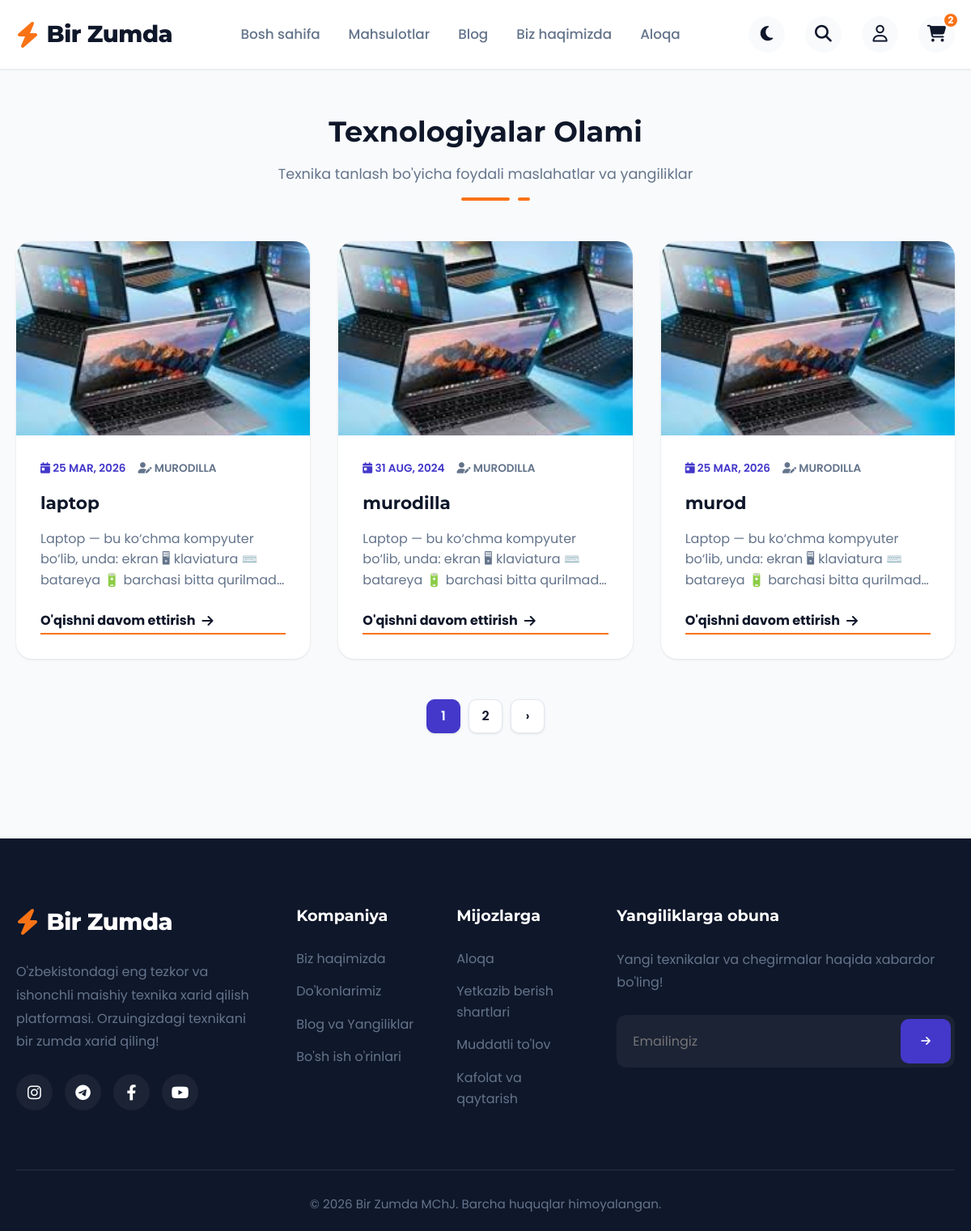
Screenshot of /blog.html with the database file from the repository.
### app/models.py (models this page shows, shortened)
class Portfolio(models.Model):
    img = models.ImageField()
    title = models.CharField()
    description = models.TextField(null=True, blank=True)
    created_at = models.DateField()
    author = models.CharField()

### app/views.py (the view)
# urls.py: path('blog.html', BlogListView.as_view(), name='blog'),
class BlogListView(ListView):
    model = Portfolio
    paginate_by = 3
    template_name = 'blog.html'
    context_object_name = 'portfolio'

### app/templates/blog.html (shortened to what this page needs)
{% extends 'base.html' %}
{% block content %}
<main class="page-section">
    <div class="container">
        <div class="section-title">
            <h1>Texnologiyalar Olami</h1>
            <p>Texnika tanlash bo'yicha foydali maslahatlar va yangiliklar</p>
            <div class="line"></div>
        </div>
        <div class="blog-grid">
            {% for portfolio in portfolio %}
            <article class="blog-card">
                <a href="{% url 'blog-detail' portfolio.id %}" class="blog-img">
                    <img src="{{ portfolio.img.url }}" alt="{{ portfolio.title }}">
                </a>
                <div class="blog-content">
                    <div class="blog-meta">
                        <span>
                            <i class="fa-solid fa-calendar-day"></i>
                            {{ portfolio.created_at|date:"d M, Y" }}
                        </span>
                        <span style="color:var(--text-gray)">
                            <i class="fa-solid fa-user-edit"></i>
                            {{ portfolio.author }}
                        </span>
                    </div>
                    <h3 class="blog-title">
                        <a href="{% url 'blog-detail' portfolio.id %}">
                            {{ portfolio.title }}
                        </a>
                    </h3>
                    <p class="blog-desc">
                        {{ portfolio.description }}
                    </p>
                    <a href="{% url 'blog-detail' portfolio.id %}" class="read-more">
                        O'qishni davom ettirish
                        <i class="fa-solid fa-arrow-right"></i>
                    </a>
                </div>
            </article>
            {% endfor %}
        </div>
        <nav class="pagination" aria-label="Portfolio pagination">
            {% for page in page_obj.paginator.page_range %}
                {% if page == page_obj.number %}
                    <a class="page-btn active" href="#">{{ page }}</a>
                {% else %}
                    <a class="page-btn" href="?page={{ page }}">{{ page }}</a>
                {% endif %}
            {% endfor %}
            {% if page_obj.has_next %}
                <a class="page-btn" href="?page={{ page_obj.next_page_number }}">›</a>
            {% endif %}
        </nav>
    </div>
</main>
{% endblock content %}

### app/static/css/style.css (style rules this page uses)
:root { --primary: #4338ca; --primary-light: #6366f1; --primary-dark: #312e81; --accent: #f97316; --accent-hover: #ea580c; --bg-light: #eef2ff; --bg-gray: #f8fafc; --text-dark: #0f172a; --text-gray: #64748b; --white: #ffffff; --border-color: #e2e8f0; --danger: #ef4444; --success: #10b981; --warning: #f59e0b; --shadow-sm: 0 1px 3px 0 rgba(0,0,0,.1); --shadow-md: 0 4px 6px -1px rgba(0,0,0,.1), 0 2px 4px -1px rgba(0,0,0,.06); --shadow-lg: 0 10px 15px -3px rgba(67,56,202,.15), 0 4px 6px -2px rgba(67,56,202,.1); --shadow-hover: 0 20px 25px -5px rgba(67,56,202,.2), 0 10px 10px -5px rgba(67,56,202,.1); --transition: all .3s cubic-bezier(.4,0,.2,1); }
* { margin:0;padding:0;box-sizing:border-box }
html { scroll-behavior:smooth }
body { background:var(--bg-gray);color:var(--text-dark);font-family:'Poppins',sans-serif;line-height:1.6;overflow-x:hidden }
h1,h2,h3,h4,h5,h6 { font-family:'Montserrat',sans-serif;font-weight:700 }
a { text-decoration:none;color:inherit }
img { max-width:100%;display:block }
.container { max-width:1280px;margin:0 auto;padding:0 20px }
.page-section { padding:50px 0;min-height:calc(100vh - 85px - 380px) }
.section-title { text-align:center;margin-bottom:50px }
.section-title h1,.section-title h2 { font-size:2.2rem;margin-bottom:10px }
.section-title p { color:var(--text-gray);font-size:1.1rem }
.section-title .line { height:4px;width:60px;background:var(--accent);margin:15px auto 0;border-radius:2px;position:relative }
.section-title .line::after { content:'';position:absolute;left:70px;width:15px;height:4px;background:var(--accent);border-radius:2px }
.pagination { display:flex;justify-content:center;gap:10px;margin-top:50px }
.page-btn { width:42px;height:42px;border-radius:10px;background:var(--white);border:1px solid var(--border-color);display:flex;align-items:center;justify-content:center;font-weight:600;color:var(--text-dark);cursor:pointer;box-shadow:var(--shadow-sm) }
.page-btn:hover,.page-btn.active { background:var(--primary);color:#fff;border-color:var(--primary) }
.blog-grid { display:grid;grid-template-columns:repeat(auto-fill,minmax(340px,1fr));gap:35px }
.blog-card { background:var(--white);border-radius:20px;overflow:hidden;box-shadow:var(--shadow-sm);transition:var(--transition);display:flex;flex-direction:column;height:100% }
.blog-img { display:block;height:240px;overflow:hidden;flex-shrink:0 }
.blog-img img { width:100%;height:100%;object-fit:cover;transition:transform .6s ease }
.blog-content { padding:30px;display:flex;flex-direction:column;flex:1 }
.blog-meta { display:flex;gap:15px;color:var(--primary);font-size:.85rem;font-weight:600;margin-bottom:15px;text-transform:uppercase;flex-wrap:wrap }
.blog-title { font-size:1.35rem;margin-bottom:15px;line-height:1.5;display:-webkit-box;-webkit-line-clamp:2;-webkit-box-orient:vertical;overflow:hidden }
.blog-desc { color:var(--text-gray);margin-bottom:25px;font-size:1rem;display:-webkit-box;-webkit-line-clamp:3;-webkit-box-orient:vertical;overflow:hidden }
.read-more { color:var(--text-dark);font-weight:700;display:inline-flex;align-items:center;gap:8px;border-bottom:2px solid var(--accent);padding-bottom:2px;margin-top:auto }

### rows the page displays
Portfolio: img (picture), created_at "25 MAR, 2026", author "MURODILLA", title "laptop", description "Laptop — bu ko‘chma kompyuter bo‘lib, unda: ekran 🖥 klaviatura ⌨️ batareya 🔋 barchasi bitta…"
Portfolio: img (picture), created_at "31 AUG, 2024", author "MURODILLA", title "murodilla", description "Laptop — bu ko‘chma kompyuter bo‘lib, unda: ekran 🖥 klaviatura ⌨️ batareya 🔋 barchasi bitta…"
Portfolio: img (picture), created_at "25 MAR, 2026", author "MURODILLA", title "murod", description "Laptop — bu ko‘chma kompyuter bo‘lib, unda: ekran 🖥 klaviatura ⌨️ batareya 🔋 barchasi bitta…"

### other values shown
{{ page }} "1"
{{ page }} "2"
